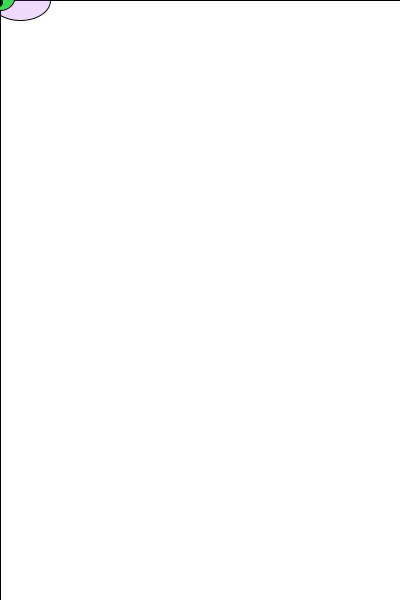
Frame 1 (no input)
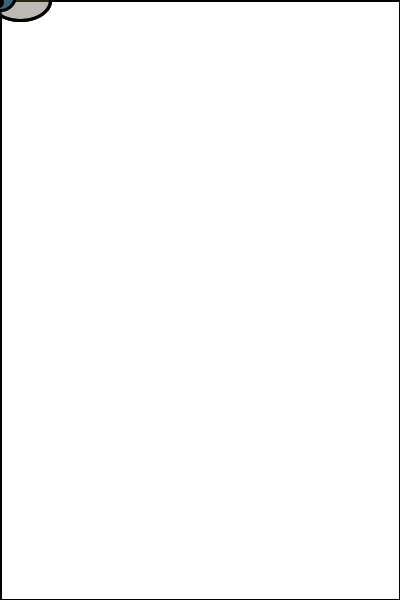
Frame 60 (the mouse pressed at the canvas centre just before this capture)
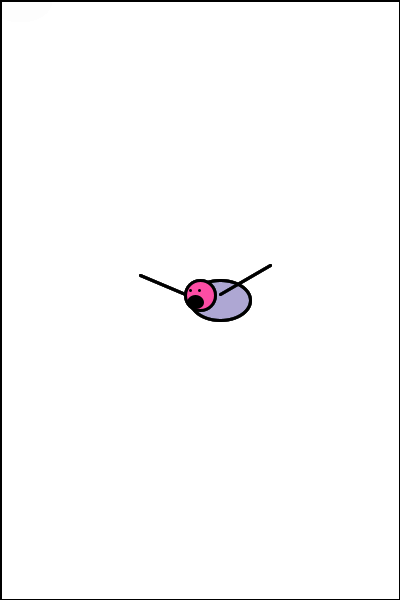
Frame 120 (the mouse held since frame 60 and released just before this capture)

The Processing sketch that drew these frames (run headless with seeded random() and noise(); from frame 60 on, the mouse is pressed at the canvas centre):

// Processing sketch: processing_48933
// ── processing_48933.pde

void setup()
{
  size(400, 600);
  background(255, 255, 255);
  smooth();
  //frameRate(15);
}  
void draw()
{
  
  fill(255,255,255,50);
  rect(0,0,width,height);
  fill(random(255),random(255),random(255),50);
  ellipse(mouseX+20, mouseY, 60, 40);
  fill(random(255),random(255),random(255));
  ellipse(mouseX,mouseY-5,30,30);
  fill(0,0,0);
  ellipse(mouseX-5,mouseY+2,14,11);
  strokeWeight(3);
  line(mouseX+20,mouseY-6,mouseX+70,mouseY-35);
  line(mouseX-15,mouseY-6,mouseX-60,mouseY-25);
  point(mouseX-1,mouseY-10);
  point(mouseX-10,mouseY-10);
  
}
void keyPressed()
{
  save("snapshot.jpg");
}
